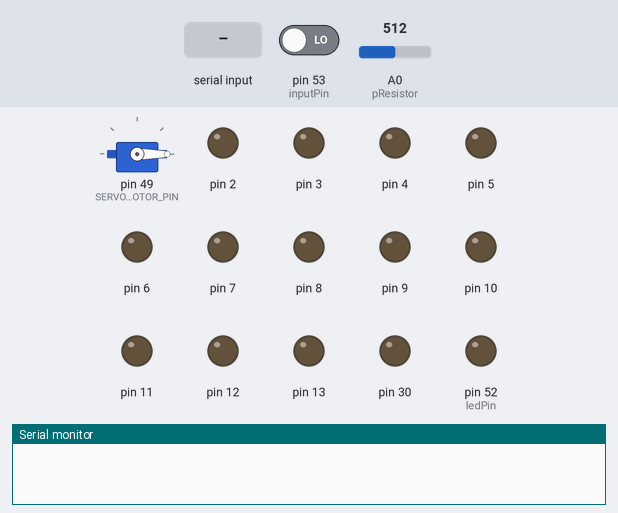
This sketch was run on a simulated Arduino Mega 2560, built with avr-gcc and run on an emulated ATmega2560. Shown: servo, output pins drawn as LEDs (lit = HIGH), the last lines printed to the serial monitor. The test bench sets the inputs (shaded band); at power-on: pin 53 (inputPin) LOW, A0 (pResistor) = 512.

Above: at 1.7 s.
1.8 s: "abrirVentana" received over Serial
At 3.29 s:
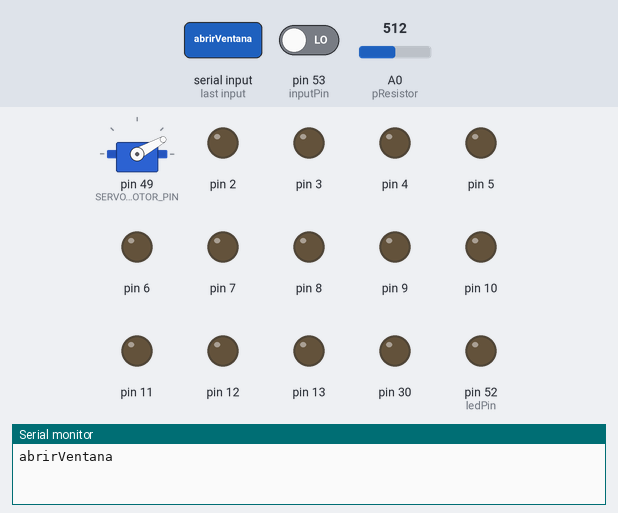
4.8 s: "30,150\n" received over Serial
At 7.5 s:
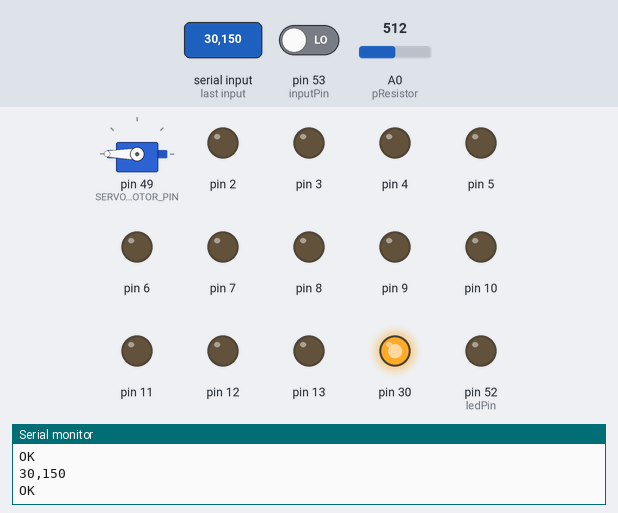
7.8 s: pin 53 (inputPin) driven HIGH
At 8.6 s:
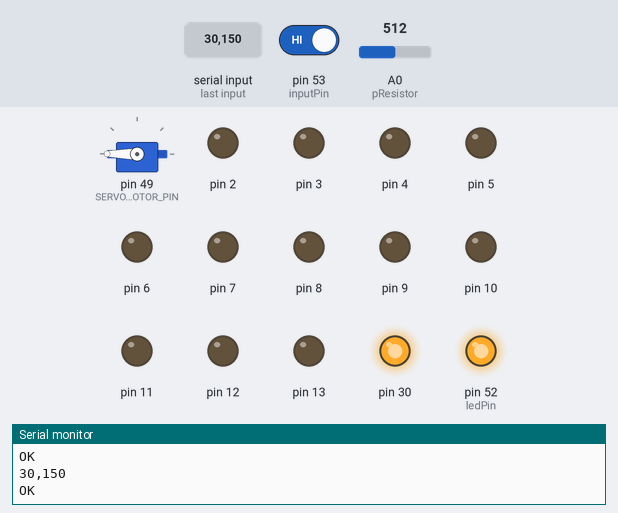
9.3 s: "cerrarVentana" received over Serial
At 10.79 s:
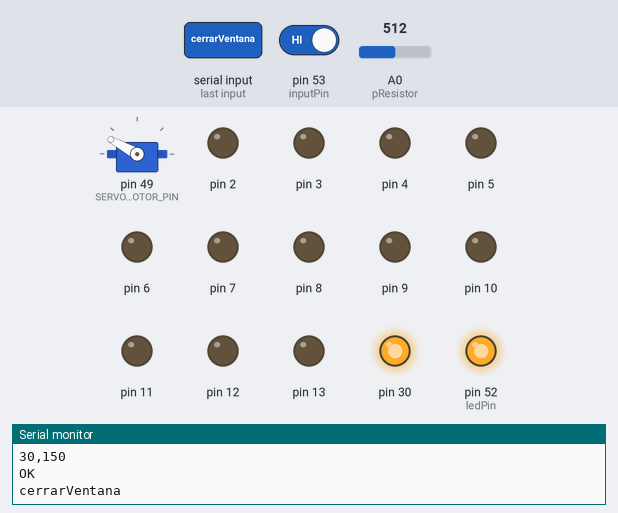
12.3 s: "5\n" received over Serial
At 14.5 s:
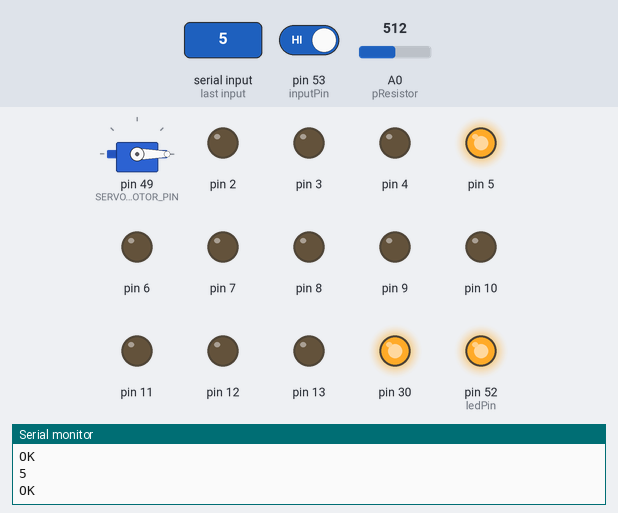
15.3 s: pin 53 (inputPin) driven LOW
At 16.7 s:
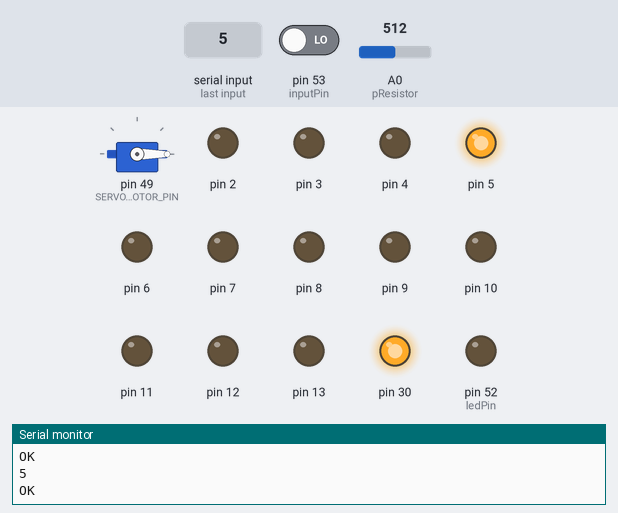
Timing chart, 0 to 17.8 s (numbered marks = the images above; inputs shaded):
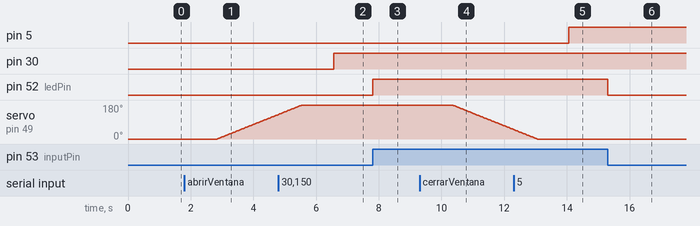

The sketch:

codigoFuenteTFG.ino
```cpp
#include <dht_nonblocking.h>
#include <Servo.h>

/*
 * Defines
 */
#define DHT_SENSOR_TYPE DHT_TYPE_11

/*
 * Sensor PIR
 */
static const int ledPin = 52;   // Elegimos el pin para el led
static const int inputPin = 53; // Elegimos el pin de entrada para el sensor PIR
String pirState = "false";      // Empezamos asumiendo que el PIR no ha detectado a nadie
int val = 0;                    // Variable del estado de lectura del sensor

/*
 * Sensor DHT
 */
static const int DHT_SENSOR_PIN = 50;
DHT_nonblocking dht_sensor(DHT_SENSOR_PIN, DHT_SENSOR_TYPE);

//Valor de las mediciones de temperatura y humedad, se inicializan en valores normales para evitar problemas en los primeros ciclos
static float temperatura;
static float humedad;

float temperaturaTemp = 22;
float humedadTemp = 22;

/*
 * Fotoresistor
 */
static const int pResistor = A0; // Se define al pin analogico 0

int valorFotoresistor; // Almacena los valores del fotoresistor (0-1023)

String hayLuz;

/*
 * Servo motor
 */

Servo myservo;      // Creamos el objeto servo para controlar el servo
static int pos = 0; // Variable que almacena la posicion del servo
static const int SERVO_MOTOR_PIN = 49;

/*
 * Relés
 */
// Definimos los pines de los relés
/* static const int rele_termostato = 10;
static const int rele_luz1 = 11;
static const int rele_luz2 = 12;
static const int rele_persiana1 = 13;
static const int rele_persiana2 = 14; */

/*
* Control del json
*/

String jsonAntiguo = "";

/*
* Lectura puerto serie
*/
int option;

/*
* Debug pin
*/
static const int debugPin = 51;

void setup()
{
    // Definimos el puerto serie
    Serial.begin(9600);

    while(!Serial){

    }
    /*
 * PIR sensor
 */
    pinMode(ledPin, OUTPUT);  // Declaramos el pin del led como salida
    pinMode(inputPin, INPUT); // Declaramos el pin del sensor como entrada

    /*
 * DHT sensor
 */

    /*
 * Servo motor
 */
    myservo.attach(SERVO_MOTOR_PIN); // Une el servo en el pin al objeto servo
    myservo.write(0);
    delay(500);
    pos = myservo.read();

    /*
 * Relés
 */
    int j;
    for(j = 2; j<=40; j++){

        pinMode(j, OUTPUT);
    }

    /*
 * Fotoresistor
 */
    int calibracionFotoresistor;

    calibracionFotoresistor = analogRead(pResistor);

    if (calibracionFotoresistor > 20)
    {
        hayLuz = "true";
    }
    else if (calibracionFotoresistor <= 20)
    {
        hayLuz = "false";
    }

    /*
    * Debug pin
    */
    pinMode(debugPin, OUTPUT);
}

/*
 * Definicion de funciones
 */
static bool measure_environment(float *temperature, float *humidity)
{
    static unsigned long measurement_timestamp = millis();

    /* Mide cada segundo. */
    if (millis() - measurement_timestamp > 1000ul)
    {
        if (dht_sensor.measure(temperature, humidity) == true)
        {

            measurement_timestamp = millis();
            return (true);
        }
    }

    return (false);
}

void loop()
{

    // Primero leemos los datos de los sensores y los escribimos en el puerto serie

    /*
  * PIR sensor
  */

    val = digitalRead(inputPin); // Lee el input
    if (val == HIGH)
    {
        // Si el input esta en HIGH significa que hemos detectado movimiento

        digitalWrite(ledPin, HIGH); // Encendemos el led
                                    // Se considera que ha habido movimiento
        pirState = "true";
    }
    else
    {
        // Si el input esta en LOW significa que NO hemos detectado movimiento
        digitalWrite(ledPin, LOW); // Apagamos el led
        // Se considera que no ha habido movimiento
        pirState = "false";
    }

    /*
  * Fotoresistor
  */

    valorFotoresistor = analogRead(pResistor); //Con el valor lo tratamos despues en el servicio que recibe los datos.

    if (valorFotoresistor > 20)
        hayLuz = "true";

    else if (valorFotoresistor < 10)
        hayLuz = "false";

    //Posteriormente leemos los datos que hay en el puerto serie para leer las ordenes que lleguen

    if (Serial.available() > 0)
    {

        //leemos la opcion enviada

        //option = Serial.read();

        String data;
        data = Serial.readString();

        Serial.println(data);
        Serial.flush();

        if (data.equals("enviame"))
        {
            unsigned long tiempoinicial, tiempoIntermedio;
            tiempoinicial = tiempoIntermedio = millis();

            while (tiempoIntermedio - tiempoinicial < 10000ul)
            {
                /*
          * Sensor DHT
          */

                bool medision = measure_environment(&temperatura, &humedad);

                if (medision)
                {
                    temperaturaTemp = temperatura;
                    humedadTemp = humedad;
                    break;
                }
                tiempoIntermedio = millis();
            }

            String json = "{\"temperatura\":" + String(temperatura) + ", \"humedad\":" + String(humedad) + ", \"luz\":" + hayLuz + ", \"movimiento\":" + pirState + "}";
            Serial.println(json);
            Serial.flush();
        }
        else if (data.equals("abrirVentana"))
        {
            //Abre la ventana

            if (pos != 180)
            {
                for (pos = myservo.read(); pos <= 180; pos += 1)
                { // goes from 0 degrees to 180 degrees
                    // in steps of 1 degree
                    myservo.write(pos); // tell servo to go to position in variable 'pos'
                    delay(15);          // waits 15ms for the servo to reach the position
                }
            }

            Serial.println("OK");
        }
        else if (data.equals("cerrarVentana"))
        {
            //Cierra la ventana

            if (pos != 0)
            {

                for (pos = myservo.read(); pos >= 0; pos -= 1)
                {                       // goes from 180 degrees to 0 degrees
                    myservo.write(pos); // tell servo to go to position in variable 'pos'
                    delay(15);          // waits 15ms for the servo to reach the position
                }
            }

            Serial.println("OK");
        }
        else if (data.toInt() != 0)
        {

            long pin = data.toInt();

            if (pin >= 2 && pin <= 40)
            {
                digitalWrite(pin, !digitalRead(pin));
            }
            else
                Serial.println("No");

            //Conectar Reles

            Serial.println("OK");
        }
        else
        { //Ninguna orden coincide
            Serial.println("No");
        }
    }
}
```

Measured:
- after the input at 1.8 s, servo on pin 49 (SERVO_MOTOR_PIN): moves from 0° to 129° over 1.9 s, starting after 1.0 s
- after the input at 4.8 s, pin 30: LOW → HIGH after 1.8 s
- after the input at 7.8 s, pin 52 (ledPin): LOW → HIGH at once
- after the input at 9.3 s, servo on pin 49 (SERVO_MOTOR_PIN): moves from 180° to 51° over 1.9 s, starting after 1.0 s
- after the input at 12.3 s, pin 5: LOW → HIGH after 1.8 s
- after the input at 15.3 s, pin 52 (ledPin): HIGH → LOW at once
